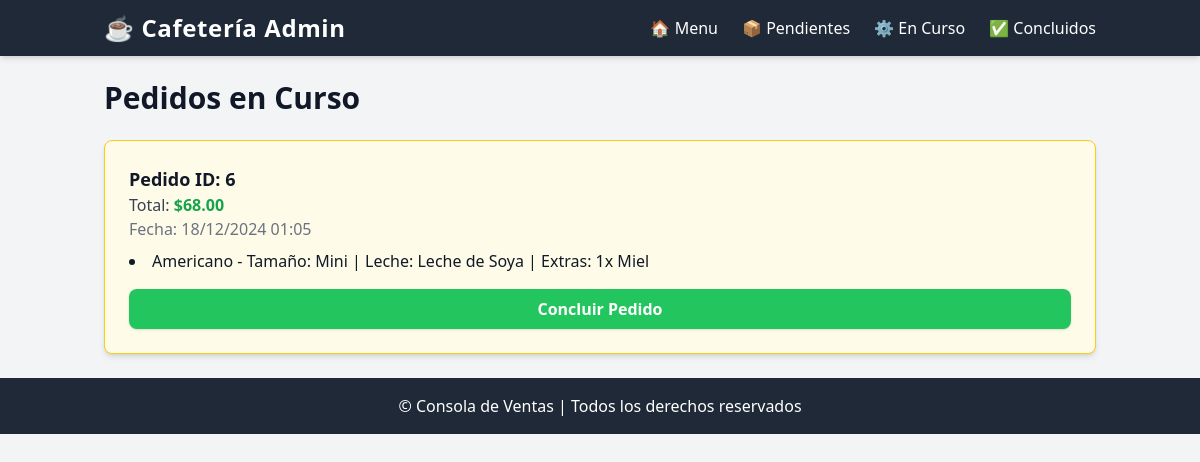
Before: /pedidos/en_curso with the older database file.
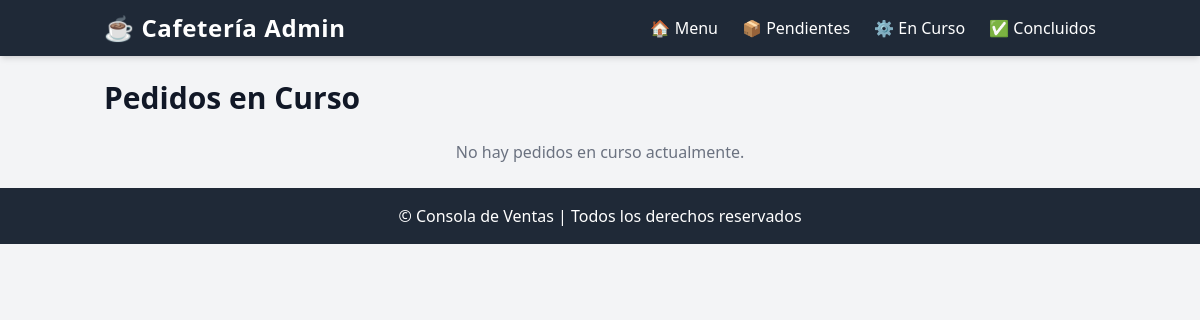
After: the same page with the newer database file.
### app/models.py (models this page shows, shortened)
class Pedido(db.Model):
    __tablename__ = 'pedidos'
    id = db.Column(db.Integer, primary_key=True)
    productos_str = db.Column(db.Text, nullable=True)
    total = db.Column(db.Numeric(10, 2), default=Decimal('0.00'))
    estado = db.Column(db.String(20), default='pendiente')  # Asegúrate de que el valor por defecto sea 'pendiente'
    created_at = db.Column(db.DateTime, default=datetime.utcnow)
    updated_at = db.Column(db.DateTime, default=datetime.utcnow, onupdate=datetime.utcnow)
    @property
    def productos(self):
        if self.productos_str:
            return json.loads(self.productos_str)
        return []

### app/views.py (the view, shortened to what this page needs)
    @app.route('/pedidos/en_curso', methods=['GET', 'POST'])
    def pedidos_en_curso():
        pedidos = Pedido.query.filter_by(estado='en curso').all()
        form = SurtirPedidoForm()
        return render_template('pedidos/surtir/en_curso.html', pedidos=pedidos, form=form)

### app/templates/pedidos/surtir/en_curso.html (shortened to what this page needs)
{% extends "pedidos/surtir/base.html" %}
{% block content %}
<h1 class="text-3xl font-bold mb-6">Pedidos en Curso</h1>
<div class="space-y-6">
    {% for pedido in pedidos %}
    <div class="bg-yellow-50 p-6 rounded-lg shadow-md border border-yellow-400">
        <h2 class="text-lg font-semibold">Pedido ID: {{ pedido.id }}</h2>
        <p class="text-gray-700">Total: <span class="text-green-600 font-bold">${{ pedido.total }}</span></p>
        <p class="text-gray-500">Fecha: {{ pedido.created_at.strftime('%d/%m/%Y %H:%M') }}</p>
        <ul class="mt-2 list-disc list-inside">
            {% for producto in pedido.productos %}
                <li>{{ producto['nombre_producto'] }} - Tamaño: {{ producto['tamano_nombre'] }} | Leche: {{ producto['leche_nombre'] }} | Extras: {{ producto['extras'] | join(', ') }}</li>
            {% endfor %}
        </ul>
        <form method="POST" action="{{ url_for('concluir_pedido', pedido_id=pedido.id) }}">
            <button type="submit"
                    class="w-full bg-green-500 hover:bg-green-600 text-white py-2 px-4 rounded-lg shadow font-semibold mt-4">
                Concluir Pedido
            </button>
        </form>
    </div>
    {% else %}
    <p class="text-gray-500 text-center">No hay pedidos en curso actualmente.</p>
    {% endfor %}
</div>
{% endblock %}

Changed rows visible on the page:
no longer on this page (row edited): Pedido: id "6", total "68.00", created_at "18/12/2024 01:05", nombre_producto "Americano", tamano_nombre "Mini", leche_nombre "Leche de Soya", extras "1x Miel"
Other visible differences:
text now shown: "No hay pedidos en curso actualmente."
